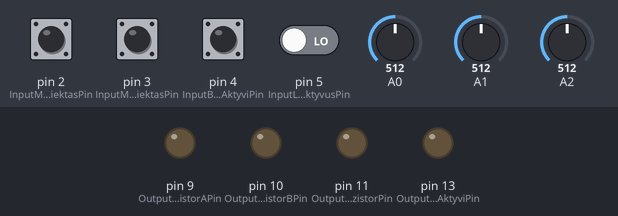
Bench run of a sketch on a simulated Arduino Uno, built with avr-gcc and run on an emulated ATmega328P. Parts: output pins drawn as LEDs (lit = HIGH). The inputs (shaded band) are chosen by the test bench; at power-on: pin 2 (InputMaksimalusLygisPasiektasPin), pin 3 (InputMinimalusLygisPasiektasPin) HIGH, pin 4 (InputBlokoBusenaAktyviPin), pin 5 (InputLazerisAktyvusPin) LOW, A0 = 512, A1 = 512, A2 = 512.

Above: at 1.2 s.
1.3 s: pin 4 (InputBlokoBusenaAktyviPin) pulled HIGH for 0.15 s
At 2.3 s:
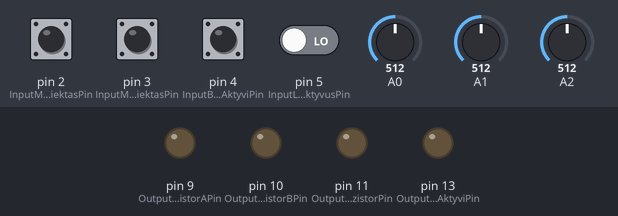
2.9 s: pin 5 (InputLazerisAktyvusPin) driven HIGH
At 3.6 s:
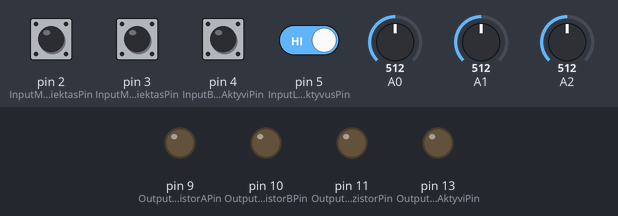
Timing chart, 0 to 5.9 s (numbered marks = the images above; inputs shaded):
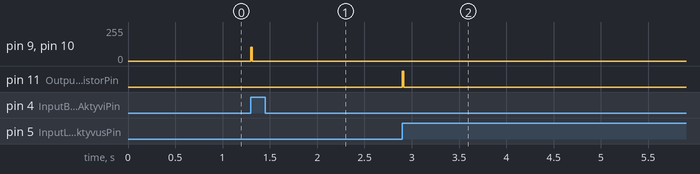

The sketch:

LazerBlockA.ino
```cpp
// _______                         _________________                         _________________
//        |_______________________|                 |_______________________|                 |_______
//            _________________                         _________________                         ____
// __________|                 |_______________________|                 |_______________________|
//        x--x
//           y-----------------------------------------y
//


//#define  MaksimalusPeriodas    32000   // =16MHz*2000us  y--y    DEBUG
#define  MaksimalusPeriodas    1600    // =16MHz*100us  y--y    Tikras
#define  MinimalusPeriodas     1120    // =16MHz*70us   y--y    Tikras

//#define MaksimalusPersijungimoPeriodas 6400  // =16MHz*400us    x--x    DEBUG
#define MaksimalusPersijungimoPeriodas  160     // =16MHz*5us    x--x    Tikras
#define MinimalusPersijungimoPeriodas  80     // =16MHz*5us    x--x    Tikras

#define  MaksimalusLazerioIskrovimoPeriodas     160000     // =16MHz*10000us
#define  MinimalusLazerioIskrovimoPeriodas       80000     // =16MHz*5000us


//#define LazerioPWMPeriodas  1     // =255/16MHz =  16us
//#define LazerioPWMPeriodas  2     // =255*8/16MHz =  127us
//#define LazerioPWMPeriodas  3     // =255*32/16MHz =  510us
#define LazerioPWMPeriodas  4     // =255*64/16MHz =  1020us


#define  PeriodoPotenciometroPin  0
#define  LazerioIskrovimoIlgisPotenciometroPin  1
#define  LazerioIskrovimoPWMPotenciometroPin  2

#define InputMaksimalusLygisPasiektasPin 2  //P4
#define InputMinimalusLygisPasiektasPin  3  //P5
#define InputBlokoBusenaAktyviPin  4
#define InputLazerisAktyvusPin  5


#define OutputTranzistorAPin 9    // Nekeiciami
#define OutputTranzistorBPin 10   // Nekeiciami
#define OutputLazerTranzistorPin 11   // Nekeiciami

#define OutputBusenaBaterijaTusciaPin  6  // Indikuoja Generatorius busena ijungta
#define OutputBusenaBaterijaPilnaPin  7  // Indikuoja Generatorius busena isjungta
#define OutputBlokoBusenaAktyviPin  13  // Indikuoja Blokas ijungtas


volatile int PaskutineADCReiksme[3]={-1, -1, -1};
volatile byte DabarAdcSkaitomasPin=-1;
//volatile boolean adcDone=false;
volatile boolean adcStarted;


volatile unsigned long DarbinisPeriodas;
volatile unsigned long TeigiamasOCR1B;
volatile unsigned long NeigiamasOCR1A;


volatile unsigned long LazerioIskrovimoIlgis = 64000;
volatile  byte LazerioIskrovimoPWM=127;  // =Puse Laiko


//volatile bool BlokoBusenaAktyvi=false;
//volatile bool InternalBusenaReady=false;


enum IBaterijosBusenos: byte
{
  Tuscia,
  Pilna
};


enum IMasinosBusenos: byte
{
  Inicijuojama,
  CikloPradzia,
  Kraunam,
  Isjungta,
  IsKraunam
};


enum IEvent: byte
{
  BaterijaTuscia,
  BaterijaPilna,
  ChargingPeriodsChanged,
  ExtraExternalInputs2Changed,
  TIMER0TimePassed
};


volatile IBaterijosBusenos DabartineBaterijosBusena=IBaterijosBusenos::Tuscia;
volatile IMasinosBusenos DabartineMashinosBusena=IMasinosBusenos::Inicijuojama;

unsigned long Timer0PasedTicks=0;
unsigned long Timer0StopAtTick=0;


/**************************************************************************************************************/
/********************DEBUG*********************************************************************************/
/**************************************************************************************************************/

void PrintTimer1( )
{
    //Serial.println(coment);
    unsigned int zTCNT1 = TCNT1;
    unsigned int zTCCR1A = TCCR1A;
    unsigned int zTCCR1B = TCCR1B;
    unsigned int zOCR1A = OCR1A;
    unsigned int zOCR1B = OCR1B;
    unsigned int zICR1 = ICR1;


    //Serial.print("### counter1=");
    //Serial.print(zTCNT1);

    //Serial.print(" TCCR1A=");
    //Serial.print(zTCCR1A);


    //Serial.print(" TCCR1B=");
    //Serial.print(zTCCR1B);


    //Serial.print(" OCR1A=");
    //Serial.print(zOCR1A);


    //Serial.print(" OCR1B=");
    //Serial.print(zOCR1B);


    //Serial.print(" ICR1=");
    //Serial.println(zICR1);

}

/**************************************************************************************************************/
/********************INTERUPTS*********************************************************************************/
/**************************************************************************************************************/
//Greitas INTERUPTAS ant InputMinimalusLygisPasiektas
void InputMaksimalusLygisPasiektas()
{
  BaterijaStateMashine(IEvent::BaterijaPilna);
  StateMashine(IEvent::BaterijaPilna);
}

//Greitas INTERUPTAS ant InputMaksimalusLygisPasiektas
void InputMinimalusLygisPasiektas()
{
  BaterijaStateMashine(IEvent::BaterijaTuscia);
  StateMashine(IEvent::BaterijaTuscia);
}


void IsjungtiBaterijosKrovima(void)
{

  TCCR1B=0;   //uzseinam Timeri i Normalia busena.
  TCCR1A = _BV(COM1B1) | _BV(COM1A1)   ;   //seting Timer1 Pins 9 ir 10 ; Clear on Outout Compare
  TCCR1C=_BV(FOC1A)|_BV(FOC1B);      // Force Outout Compare
  TCCR1A=0;
  TIFR1=0;    // cleaning Interrupts;
  TCCR1B=_BV(CS10);


  DabartineMashinosBusena=IMasinosBusenos::Isjungta;
  //Serial.println("DabartineMashinosBusena=Isjungta");

}


void IjungtiBaterijosKrovima(void)
{

    //Setting Timers mode
    TCCR1A = _BV(COM1B1) | _BV(COM1A1) | _BV(COM1A0)  ;   //seting Timer1 Pins 9 ir 10 ; A-tranzas startuoja Uzssidares, B-Atsidares
    //TCCR1A=0;
    TCCR1B=_BV(WGM13) ;            //  PWM, Phase and Frequency Correct with ICR1   NO CLOCK Source.(TIMERIS ISJUNGAS)
    //TCCR1B=0;

    TCNT1=0;  //  set timer1 to 0

    ICR1  = DarbinisPeriodas ;// compare match register
    OCR1A = NeigiamasOCR1A;   // turi dviguva buferi
    OCR1B = TeigiamasOCR1B;   // turi dviguva buferi

    //TCCR1B |= _BV(CS12)|_BV(CS10) ;  // JUNGIAM timeri prie /1024 Prescalerio  (DEBUG)
    TCCR1B |=           _BV(CS10) ;  //JUNGIAM timeri Tiesiai prie prie 16Mhz


    DabartineMashinosBusena=IMasinosBusenos::Kraunam;
    //Serial.println("DabartineMashinosBusena=Kraunam");
    DabartineBaterijosBusena=IBaterijosBusenos::Pilna;  Timer0For(LazerioIskrovimoIlgis);   // DEBUG

}


void IjungtiIskrovima( )
{
 ///////////SETTING Timer0////////////////////////
      Timer0For(LazerioIskrovimoIlgis);
///////////SETTING Timer2////////////////////////

      TCNT2 = 0; // set timer2 byte to 0
      //Setting Timers2 mode
      TCCR2A = _BV(COM2A0)|_BV(COM2A1)|_BV(WGM21)|_BV( WGM20)  ;   //seting Timer2 Pins 11 ; Set OC2A on Compare Match, clear OC2A at BOTTOM  ; Fast PWM
      TCCR2B=LazerioPWMPeriodas  ;  // Seting prescaler /starting timer2
      //TCCR2B=0;

      DabartineMashinosBusena=IMasinosBusenos::IsKraunam;
      //Serial.println("DabartineMashinosBusena=IsKraunam***********************************");

      //PrintTimer1();

}


void IsjungtiIskrovima( )
{
    ///////////SETTING Timer2////////////////////////

      TCCR2B=0;   //uzseinam Timeri i Normalia busena.
      TCCR2A =  _BV(COM2A1)   ;   //seting Timer1 Pins 11 ; Clear on Outout Compare
      TCCR2B=_BV(FOC2A);      // Force Outout Compare

      DabartineMashinosBusena=IMasinosBusenos::CikloPradzia;
      //Serial.println("DabartineMashinosBusena=CikloPradzia");

      DabartineBaterijosBusena=IBaterijosBusenos::Tuscia ; StateMashine(IEvent::TIMER0TimePassed); //DEBUG
}


void BaterijaStateMashine(IEvent event)
{
     //Serial.print("DabartineBaterijosBusena Event:");
     //Serial.println(event);

    switch(event)
    {
      case IEvent::BaterijaPilna:
          digitalWrite (OutputBusenaBaterijaTusciaPin, LOW);
          digitalWrite (OutputBusenaBaterijaPilnaPin, HIGH);
          DabartineBaterijosBusena=IBaterijosBusenos::Pilna;
          //Serial.println("DabartineBaterijosBusena=Pilna");
        break;
      case IEvent::BaterijaTuscia:
        digitalWrite (OutputBusenaBaterijaTusciaPin, HIGH);
        digitalWrite (OutputBusenaBaterijaPilnaPin, LOW);
        DabartineBaterijosBusena=IBaterijosBusenos::Tuscia;
        //Serial.println("DabartineBaterijosBusena=Tuscia");
      break;
    }
}


void StateMashine(IEvent event)
{
   //Serial.print("StateMashine Event:");
   //Serial.println(event);


  switch(DabartineMashinosBusena)
  {
    case IMasinosBusenos::Inicijuojama:
    case IMasinosBusenos::CikloPradzia:
      if (digitalRead(InputBlokoBusenaAktyviPin)==1 &&  DabartineBaterijosBusena==IBaterijosBusenos::Tuscia  )
      {
         IjungtiBaterijosKrovima();
         break;
      }
      IsjungtiBaterijosKrovima();
      break;
    case IMasinosBusenos::Kraunam:
      if (digitalRead(InputBlokoBusenaAktyviPin)==0 || DabartineBaterijosBusena==IBaterijosBusenos::Pilna)
      {
        IsjungtiBaterijosKrovima();
        if (digitalRead(InputLazerisAktyvusPin)==1 &&  DabartineBaterijosBusena==IBaterijosBusenos::Pilna )
        {
          IjungtiIskrovima();
        }
        break;
      }
    break;
    case IMasinosBusenos::Isjungta:
      if (digitalRead(InputBlokoBusenaAktyviPin)==1 &&  DabartineBaterijosBusena==IBaterijosBusenos::Tuscia  )
      {
         IjungtiBaterijosKrovima();
         break;
      }
      if (digitalRead(InputLazerisAktyvusPin)==1 &&  DabartineBaterijosBusena==IBaterijosBusenos::Pilna )
      {
         IjungtiIskrovima();
         break;
      }

    break;
    case IMasinosBusenos::IsKraunam:
    if(event==IEvent::TIMER0TimePassed)
    {
      IsjungtiIskrovima();
    }
    break;
  }


}


void Timer0For(unsigned long  ticks)
{
    //Serial.print("will wait for tiks");
    //Serial.println(ticks);


    if  (ticks>255)
    {
      OCR0A = 255;
      Timer0StopAtTick=ticks;
    }
    else
    {
       OCR0A=ticks;
       Timer0StopAtTick=1;
    }
    Timer0PasedTicks=0;
    TCCR0A = 1;
    TCCR0B = 1;

    TCNT0  = 0;  //  set timer1 to 0
    TIFR0=0;    // cleaning Interrupts;
    TIMSK0=  _BV(TOIE0); // enabling Overflow Interrupt;
}

//Timer0 Overflow event
ISR(TIMER0_OVF_vect)
{
    //TIMSK0= 0;
    //StateMashine(IEvent::TIMER0TimePassed);
    Timer0PasedTicks=Timer0PasedTicks+OCR0A+1;
    //Serial.println("a");
    if(Timer0PasedTicks>=Timer0StopAtTick)
    {
      //Serial.println(Timer0PasedTicks);
      TIMSK0= 0;
      StateMashine(IEvent::TIMER0TimePassed);
    }
}

//Extra external inputs INTERUPTAS
ISR(PCINT2_vect)
{
  StateMashine(IEvent::ExtraExternalInputs2Changed);
}

// ADC Nuskaitymas Ivyko INTERUPTAS
ISR (ADC_vect)
{
  PaskutineADCReiksme[DabarAdcSkaitomasPin] = ADC;
  adcStarted = false;
}

/**************************************************************************************************************/
/********************Setupai***********************************************************************************/
/**************************************************************************************************************/


void SetupADCInterupts()
{
    ADCSRA =  bit (ADEN);                      // turn ADC on
    ADCSRA |= bit (ADPS0) | bit (ADPS1) | bit (ADPS2);   // Seting Prescaler for  ADC clock --- >128
}


void SetupFastExternalInterrupts(void)
{
    digitalWrite (InputMaksimalusLygisPasiektasPin, HIGH);
    digitalWrite (InputMinimalusLygisPasiektasPin, HIGH);

    pinMode(InputMaksimalusLygisPasiektasPin, INPUT);
    pinMode(InputMinimalusLygisPasiektasPin, INPUT);


    if(digitalRead(InputMaksimalusLygisPasiektasPin)==0)
    {
      BaterijaStateMashine(IEvent::BaterijaPilna);
    }
    else
    {
      BaterijaStateMashine(IEvent::BaterijaTuscia);
    }


    attachInterrupt (digitalPinToInterrupt (InputMaksimalusLygisPasiektasPin), InputMaksimalusLygisPasiektas, FALLING  );
    attachInterrupt (digitalPinToInterrupt (InputMinimalusLygisPasiektasPin), InputMinimalusLygisPasiektas, FALLING  );
}

void SetupExtraExternalInterrupts()
{
  digitalWrite(InputBlokoBusenaAktyviPin, HIGH);   // Configure internal pull-up resistor
  pinMode(InputBlokoBusenaAktyviPin, INPUT);    // Pin A2 is input to which a switch is connected

  digitalWrite(InputLazerisAktyvusPin, HIGH);   // Configure internal pull-up resistor
  pinMode(InputLazerisAktyvusPin, INPUT);    // Pin A2 is input to which a switch is connected

  PCIFR = 0;                // cleaning External Interrupt register
  PCICR = bit (PCIE2);      // Enable PCINT1 interrupt
  PCMSK2 =  bit (PCINT20)|bit (PCINT21);  // Enabling interupt on PCINT20 = digital Pin 4 , PCINT21 = digital Pin 5

}

void SetupOutputPins(void)
{

   pinMode(OutputBlokoBusenaAktyviPin, OUTPUT);

   digitalWrite (OutputTranzistorAPin, LOW);
   digitalWrite (OutputTranzistorBPin, LOW);
   digitalWrite (OutputLazerTranzistorPin, LOW);


   pinMode(OutputTranzistorAPin, OUTPUT);
   pinMode(OutputTranzistorBPin, OUTPUT);
   pinMode (OutputLazerTranzistorPin, OUTPUT);

}

void setup()
{
    //DEBUGING
    Serial.begin(9600);


      SetupADCInterupts();
      SetupFastExternalInterrupts();
      SetupExtraExternalInterrupts();
      SetupOutputPins();

      //Serial.println ("Setup Finish-----------------");


    // cleaning interupts
     TIMSK0=0; TIFR0=0;
     TIMSK1=0; TIFR1=0;
     TIMSK2=0; TIFR2=0;

}

/**************************************************************************************************************/
/********************Pagrindinis Ciklas************************************************************************/
/**************************************************************************************************************/

void SkaiciuokPeriodus()
{
    //unsigned long GalimasReguliavimoDiapazonas= MaksimalusPeriodas-MinimalusPeriodas;
    //unsigned long TikrasPeriodas= GalimasReguliavimoDiapazonas*adcReading/1023+MinimalusPeriodas;

      unsigned long  TikrasPeriodas = map(PaskutineADCReiksme[PeriodoPotenciometroPin], 0, 1023, MinimalusPeriodas, MaksimalusPeriodas);


    DarbinisPeriodas = TikrasPeriodas/2 ;

    //unsigned long GalimasPersijungimoPeriodoReguliavimoDiapazonas= MaksimalusPersijungimoPeriodas-MinimalusPersijungimoPeriodas;
    //unsigned long PersijungimoPeriodas = GalimasPersijungimoPeriodoReguliavimoDiapazonas*adcReading/1023 + MinimalusPersijungimoPeriodas;

    unsigned long PersijungimoPeriodas= map(PaskutineADCReiksme[PeriodoPotenciometroPin], 0, 1023, MinimalusPersijungimoPeriodas, MaksimalusPersijungimoPeriodas);

    TeigiamasOCR1B=(DarbinisPeriodas-PersijungimoPeriodas)/2;
    NeigiamasOCR1A=TeigiamasOCR1B+PersijungimoPeriodas;

    //Serial.println("SkaiciuokPeriodus done");

    //Serial.print ("Paskutine ADC reiksme:");
    //Serial.println (PaskutineADCReiksme[PeriodoPotenciometroPin]);

    //Serial.print ("DarbinisPeriodas:");
    //Serial.println (DarbinisPeriodas);

    //Serial.print ("A tranzistoriaus frontas:");
    //Serial.println (NeigiamasOCR1A);

    //Serial.print ("B tranzistoriaus frontas:");
    //Serial.println (TeigiamasOCR1B);

    //Serial.println ("-----------------");

}

void SkaiciuokLazerioIskrovimoIlgi()
{
   LazerioIskrovimoIlgis = map(PaskutineADCReiksme[LazerioIskrovimoIlgisPotenciometroPin], 0, 1023, MinimalusLazerioIskrovimoPeriodas, MaksimalusLazerioIskrovimoPeriodas);
   //Serial.println("SkaiciuokLazerioIskrovimoIlgi done");

   //Serial.print ("Paskutine ADC reiksme:");
   //Serial.println (PaskutineADCReiksme[LazerioIskrovimoIlgisPotenciometroPin]);

   //Serial.print("LazerioIskrovimoIlgis=");
   //Serial.println(LazerioIskrovimoIlgis);

   //Serial.println ("-----------------");
}

void SkaiciuokLazerioIskrovimoPWM()
{
   byte _lazerioIskrovimoPWM = map(PaskutineADCReiksme[LazerioIskrovimoPWMPotenciometroPin], 0, 1023, 0, 255);
   LazerioIskrovimoPWM=_lazerioIskrovimoPWM;

  //Serial.println("SkaiciuokLazerioIskrovimoPWM done");

  //Serial.print ("Paskutine ADC reiksme:");
  //Serial.println (PaskutineADCReiksme[LazerioIskrovimoPWMPotenciometroPin]);

  //Serial.print("LazerioIskrovimoPWM=");
  //Serial.println(LazerioIskrovimoPWM);

  //Serial.println ("-----------------");

}


void StartADCReading(byte PotenciometroPin)
{
  //noInterrupts();
    adcStarted = true;
    DabarAdcSkaitomasPin=PotenciometroPin;
    ADMUX  =  bit (REFS0) | (PotenciometroPin & 0x07);    // AVcc and select input port
    ADCSRA |= bit (ADSC) | bit (ADIE);
  //interrupts();
}

void TikrintiADC(void)
{
    // if last reading finished, process it
//    if (adcDone)
//    {
//      SkaiciuokPeriodus();
//      adcStarted = false;
//      adcDone = false;
//   }

    // Pradek Nauja ADC Skaityma;
    if (!adcStarted)
    {
      switch(DabarAdcSkaitomasPin)
      {
        case PeriodoPotenciometroPin:
          if(DabartineMashinosBusena==IMasinosBusenos::Inicijuojama)
          {
              SkaiciuokPeriodus();
          }
          StartADCReading(LazerioIskrovimoIlgisPotenciometroPin);
        break;
        case LazerioIskrovimoIlgisPotenciometroPin:
          if(DabartineMashinosBusena==IMasinosBusenos::Inicijuojama)
          {
              SkaiciuokLazerioIskrovimoIlgi();
          }
          StartADCReading(LazerioIskrovimoPWMPotenciometroPin);
        break;
        case LazerioIskrovimoPWMPotenciometroPin:
          if(DabartineMashinosBusena==IMasinosBusenos::Inicijuojama)
          {
            SkaiciuokLazerioIskrovimoPWM();
            StateMashine(IEvent::ChargingPeriodsChanged);
          }
          StartADCReading(PeriodoPotenciometroPin);
        break;
        default:
          StartADCReading(PeriodoPotenciometroPin);
        break;
      }


    }
}


void loop()
{
   TikrintiADC();
}
```

Measured:
- after the input at 1.3 s, pin 9 (OutputTranzistorAPin), pin 10 (OutputTranzistorBPin): 0/255 → 105/255 at once, → 0/255 0.01 s later
- after the input at 2.9 s, pin 11 (OutputLazerTranzistorPin): LOW → HIGH at once, → LOW 0.01 s later
